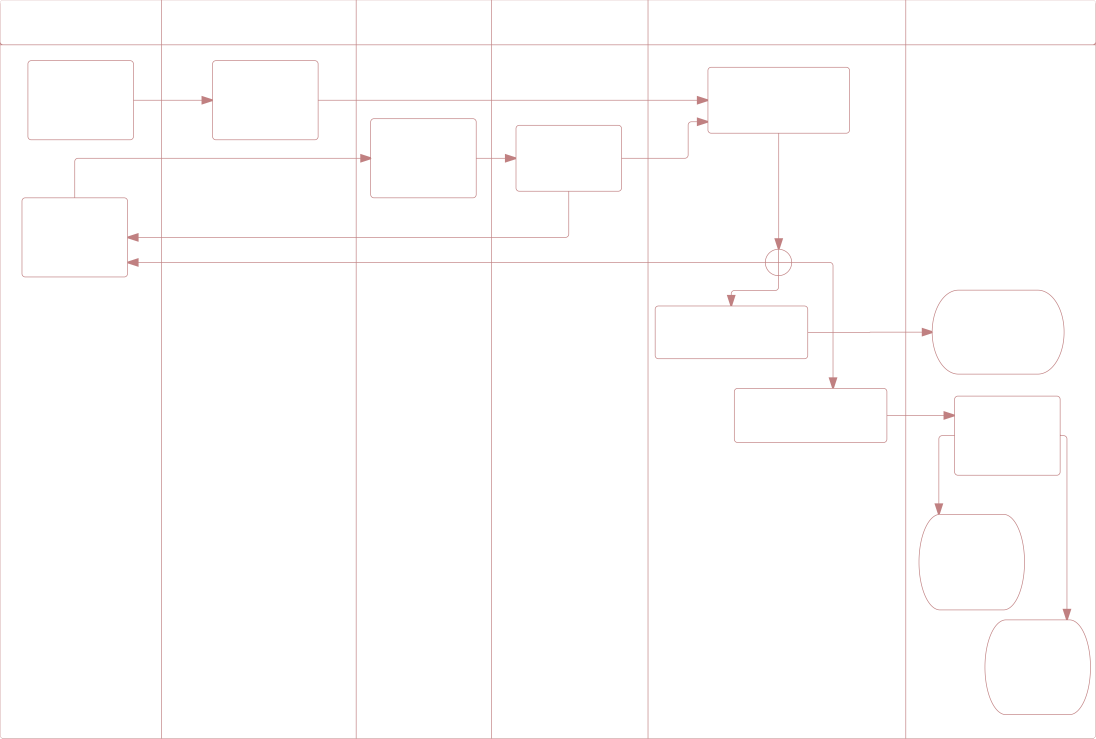
#> input picture chart.png, 6575 x 4432 px (shown at 1/6 size)
$ python poster.py
#> lines starting #> are read from the running program, lines starting #| are printed output that depends on the picture; after the words box and inside, x2 and y2 are one past the last pixel; in counts of white or black regions, pixels touching at a corner belong together
from PIL import Image, ImageDraw, ImageFont
import numpy as np
import random

# recolor some of the images to single color
def recolor_all_nontransparent(img, new_color=(0, 0, 0)):
    data = np.array(img)

    mask = data[:,:,3] > 0
    data[mask] = [new_color[0], new_color[1], new_color[2], 255]

    return Image.fromarray(data)


W, H = 1920, 1080
background = Image.new("RGB", (W, H), "#ffffffff")
#> background: PIL image 1920x1080 RGB; every value is 255
bg_pixels = background.load()

top_color = (255, 105, 180)
bottom_color = (255, 255, 255)

# does the color gradient of the background
for y in range(H):
    r = int(top_color[0] + (bottom_color[0]-top_color[0]) * (y/H))
    g = int(top_color[1] + (bottom_color[1]-top_color[1]) * (y/H))
    b = int(top_color[2] + (bottom_color[2]-top_color[2]) * (y/H))
    for x in range(W):
        bg_pixels[x, y] = (r, g, b)

# for the horizontal binary texts on the bg
binary_background = Image.new("RGBA", (W, H), (0, 0, 0, 0))
#> binary_background: PIL image 1920x1080 RGBA; every value is 0
bi_bg_draw = ImageDraw.Draw(binary_background)

binary_font = ImageFont.truetype("arial.ttf", 16)
for i in range(0, W, 80):
    for j in range(0, H, 60):
        binary_str = ''.join(random.choice(['0', '1']) for _ in range(8))
        bi_bg_draw.text((i, j), binary_str, font=binary_font, fill=(255, 255, 255, 35))

background = Image.alpha_composite(background.convert("RGBA"), binary_background).convert("RGB")

# layering all the silhouettes and logos
chart_img = Image.open("chart.png").convert("RGBA").resize((W, H), Image.Resampling.LANCZOS)
background.paste(chart_img, None, mask = chart_img)

w_laptop = Image.open("w_laptop.png").convert("RGBA").resize((int(W/3), int(H/3)), Image.Resampling.LANCZOS)
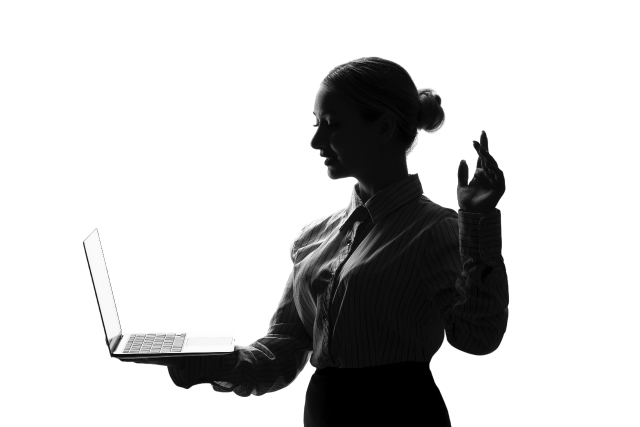
#> input picture w_laptop.png, 1280 x 853 px (shown at 1/2 size)
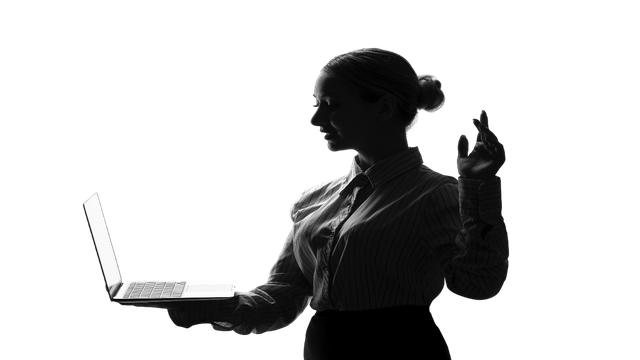
#> w_laptop: PIL image 640x360 RGBA; mean R, G, B, A 10.6, 10.6, 10.6, 62.8; transparent parts drawn white
w_laptop = recolor_all_nontransparent(w_laptop, new_color=(217, 165, 169))
#> in recolor_all_nontransparent, `mask = data[:,:,3] > 0`:
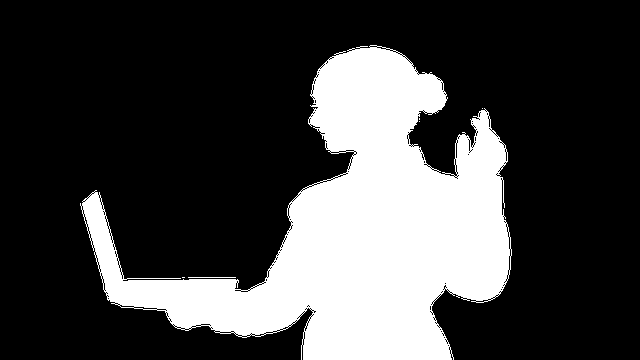
#> mask: shape (360, 640) bool; 26% white; 6 white regions (4 under 20 px), largest, box (x1, y1, x2, y2) and area: (80, 45, 512, 360) 59752, (188, 277, 236, 278) 48
background.paste(w_laptop, (0, H - w_laptop.size[1]), mask = w_laptop)

m_laptop = Image.open("m_laptop.png").convert("RGBA").resize((int(W/3), int(H/3)), Image.Resampling.LANCZOS)
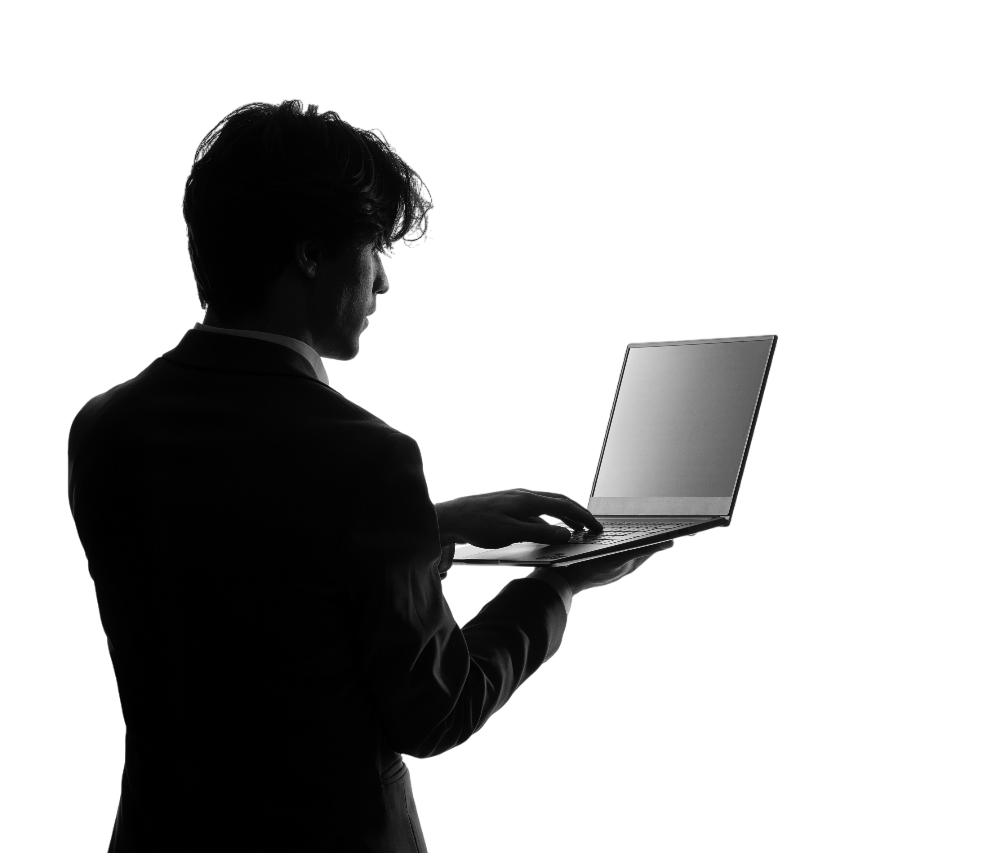
#> input picture m_laptop.png, 997 x 853 px
m_laptop = recolor_all_nontransparent(m_laptop, new_color=(218, 165, 169))
#> call 2 of recolor_all_nontransparent, with new_color = (218, 165, 169)
#> in recolor_all_nontransparent (call 2), `mask = data[:,:,3] > 0`:
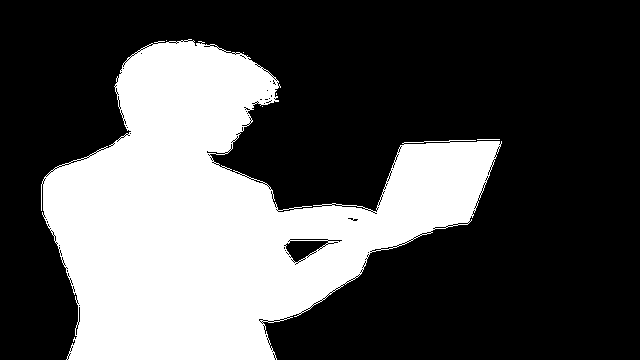
#> mask: shape (360, 640) bool; 32.1% white; 6 white regions (4 under 20 px), largest, box (x1, y1, x2, y2) and area: (41, 39, 502, 360) 74000, (477, 139, 500, 140) 23
#> in recolor_all_nontransparent (call 2), `data[mask] = [new_color[0], new_color[1], new_color[2], 255]`:
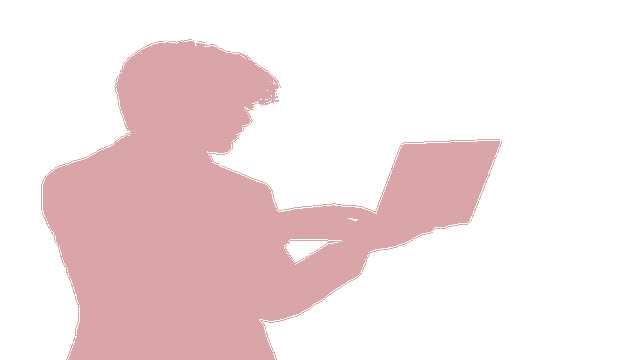
#> data: shape (360, 640, 4); mean R, G, B, A 70, 53, 54.3, 81.9; transparent parts drawn white
background.paste(m_laptop, (W - m_laptop.size[0], H - m_laptop.size[1]), mask = m_laptop)
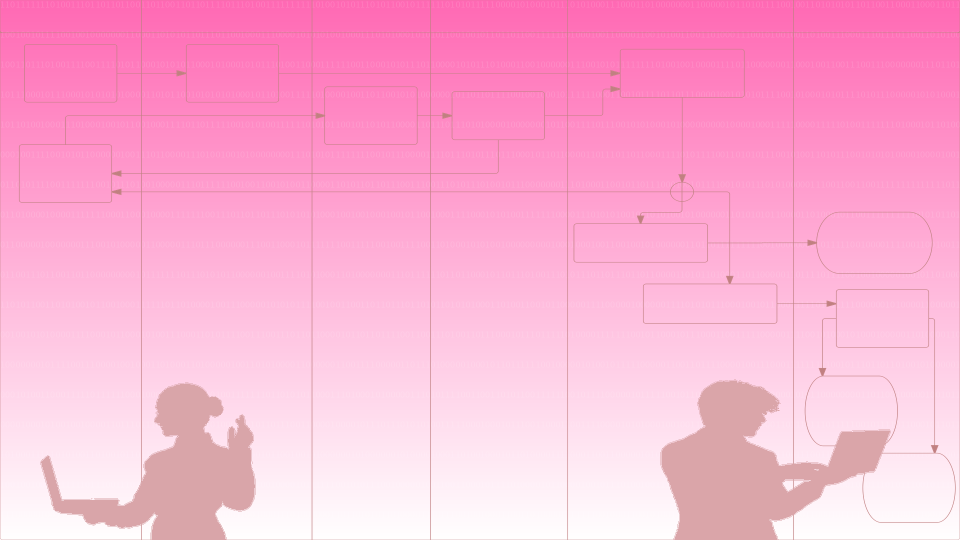
#> background: PIL image 1920x1080 RGB (shown at 1/2 size); mean R, G, B 251.8, 175, 211.3

#> (the run stopped early here; a loop or call above may not have finished)
